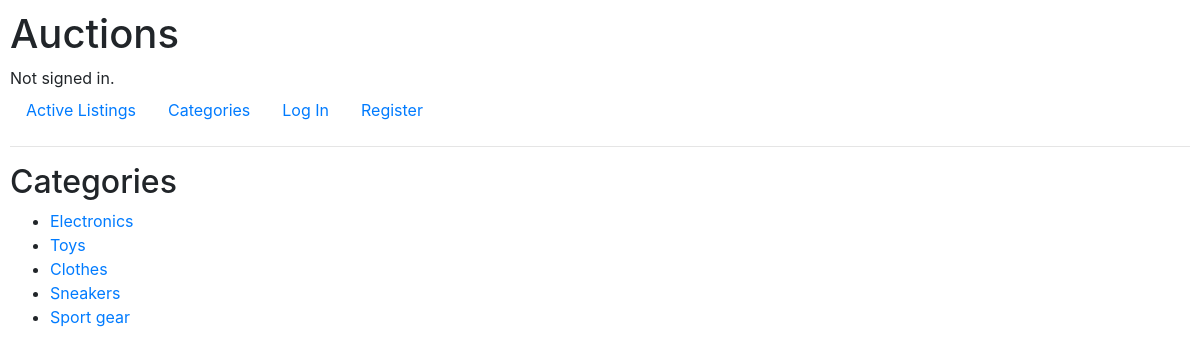
The page /categories on the database its author committed.
### auctions/models.py (models this page shows)
class Category(models.Model):
    category = models.CharField(max_length=64, unique=True)
    adult_only = models.BooleanField(default=True)
    def __str__(self):
        return self.category

### auctions/views.py (the view)
# urls.py: path("categories", views.categories, name="categories"),
def categories(request):
    return render(request, "auctions/categories.html", {
        "categories": Category.objects.all(),
    })

### auctions/templates/auctions/categories.html
{% extends "auctions/layout.html" %}
{% block body %}
    <h2>Categories</h2>
    <ul>
        {% for category in categories %}
        <li>
            <a href="categories/{{ category.id }}">{{ category }}</a>
        </li>
        {% endfor %}
    </ul>
{% endblock %}

### auctions/static/auctions/styles.css (style rules this page uses)
body { padding: 10px; }

### rows shown on the page
Category: category "Electronics"
Category: category "Toys"
Category: category "Clothes"
Category: category "Sneakers"
Category: category "Sport gear"
